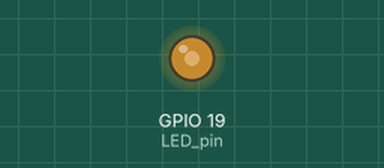
Bench run of a program on a simulated Raspberry Pi (BCM pin numbers). On the bench: output pins drawn as LEDs (lit = HIGH). What the program prints to the terminal is not drawn.

Above: at 0.1 s.
Timing chart, 0 to 1.6 s (numbered marks = the images above):
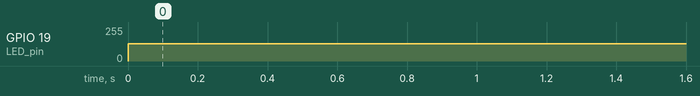

The program:

issue_94_111_154.py
```python
import time
import RPi.GPIO as GPIO

LED_pin = 19


def issue_154():
    # fails with led off at around 400
    count = 0
    pinRef = GPIO.PWM(LED_pin, 50)  # create new PWM instance
    while True:
        pinRef.start(10)  # update PWM value
        time.sleep(0.05)
        pinRef.stop()
        GPIO.output(LED_pin, 0)
        time.sleep(0.05)
        count = count + 1
        print(count)


def issue_94(cycles):
    # led flickers.  Bug = LED stays off at around cycle 400
    pwm = GPIO.PWM(LED_pin, 1)
    for i in range(cycles):
        print(i)
        pwm.ChangeFrequency(25)
        pwm.start(50)
        time.sleep(1)
        pwm.stop()


def main():
    GPIO.setmode(GPIO.BCM)
    GPIO.setup(LED_pin, GPIO.OUT)
    try:
        issue_94(1000)
        # issue_154()
    finally:
        GPIO.cleanup()


if __name__ == '__main__':
    main()
```

Measured:
- by itself, GPIO 19 (LED_pin): 0/255 → 128/255 at 0.00 s
